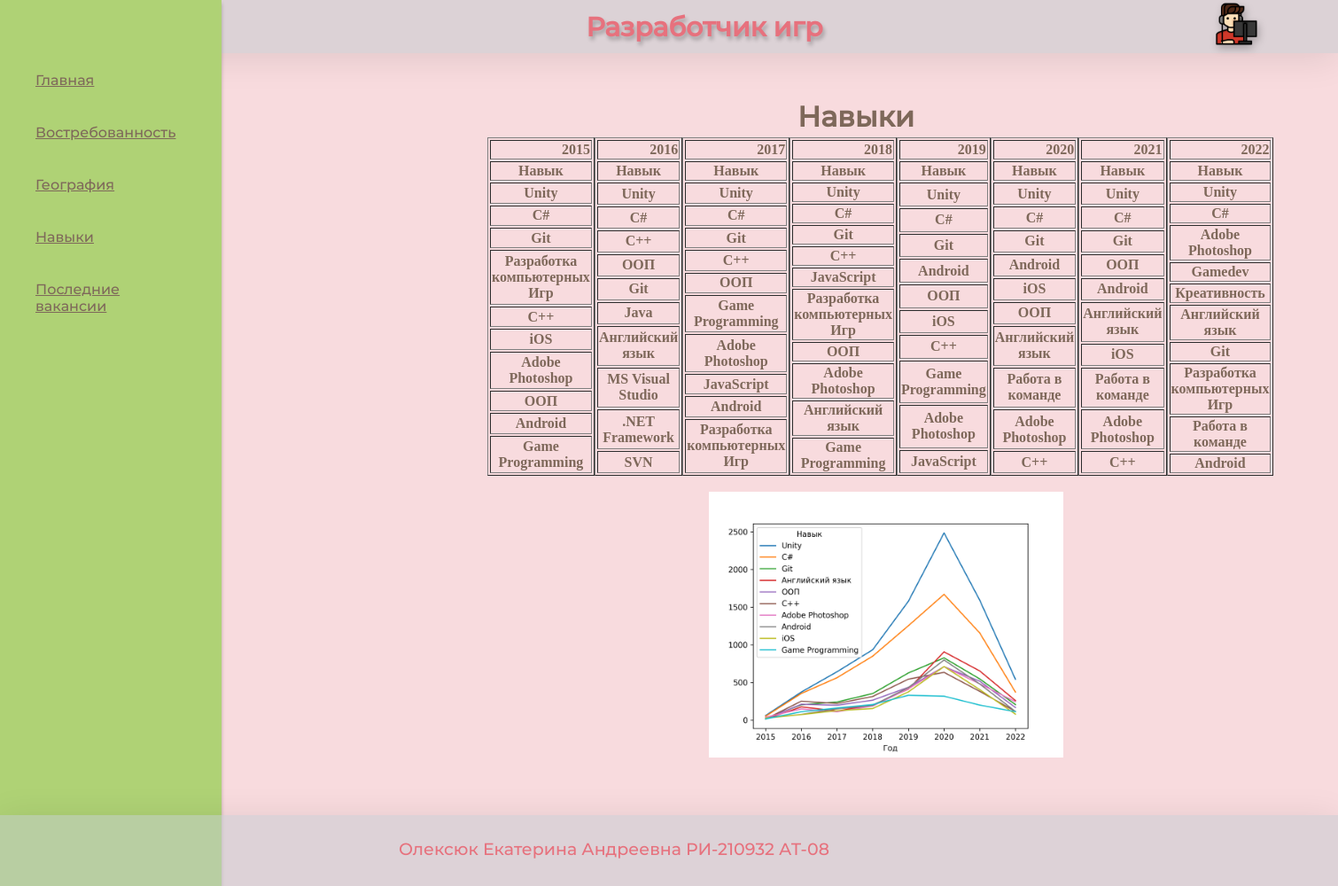
Screenshot of /skills/ with the database file from the repository.
### templates_files/models.py (models this page shows)
class Navigation(models.Model):
    title = models.TextField(blank=False, verbose_name='Название профессии', max_length=50)
    logo_field = models.ImageField(upload_to='media/', blank = False, verbose_name='Логотип')
    first_menu = models.TextField(blank=False, verbose_name='Первый пункт меню', max_length=25)
    second_menu = models.TextField(blank=False, verbose_name='Второй пункт меню', max_length=25)
    thierd_menu = models.TextField(blank=False, verbose_name='Третий пункт меню', max_length=25)
    fourth_menu = models.TextField(blank=False, verbose_name='Четвертый пункт меню',max_length=25)
    fifth_menu = models.TextField(blank=False, verbose_name='Пятый пункт меню', max_length=25)
    author = models.TextField(blank=False, verbose_name='Автор', max_length=100)

class Skills(models.Model):
    first_title = models.CharField(max_length=50, blank=True, verbose_name='Заголовок для таблицы')
    content = models.TextField(blank=True, verbose_name='Таблица')
    graph = models.ImageField(upload_to='media/', blank=False, verbose_name='График')

### templates_files/views.py (the view)
# urls.py: path('skills/', SkillsPage, name='skills'),
def SkillsPage(request):
    skills_info = Skills.objects.all()
    navigation = Navigation.objects.all()
    context = {'navigation': navigation, 'skills_info': skills_info}
    return render(request, 'Skills.html', context)

### templates/Skills.html (shortened to what this page needs)
{% load static %}
<!DOCTYPE html>
<html lang="ru">
<head>
    <link rel="stylesheet" href="{% static "css/styles.css" %}">
</head>
<body>
{% for nav in navigation %}
    <header>
        <div class="name">{{ nav.title|safe }}</div>
        <img class="logo" src="{{ nav.logo_field.url }}">
    </header>
    <main>
    <div class="body">
    <div class="navigation" style="height: 1000px">
        <nav>
            <ul>
                <li><a href="/">{{ nav.first_menu }}</a></li>
                <li><a href={% url 'demend' %}>{{ nav.second_menu }}</a></li>
                <li><a href={% url 'geography' %}>{{ nav.thierd_menu }}</a></li>
                <li><a href={% url 'skills' %}>{{ nav.fourth_menu }}</a></li>
                <li><a href={% url 'lastVacancy' %}>{{ nav.fifth_menu }}</a></li>
            </ul>
        </nav>
    </div>
{% endfor %}
{% for skills in skills_info %}
    <div class="home_text" style="margin-top: 3%">
        <h1 >{{ skills.first_title }}</h1>
        <div class="tables_skills">
            {{ skills.content|safe }}
        </div>
        <img class="skills_graph" src={{ skills.graph.url }}/>
    </div>
    </div>
{% endfor %}
</main>
{% for navigator in navigation %}
    <footer>
        <div class="foot">{{ navigator.author }}</div>
    </footer>
{% endfor %}
</body>
</html>

### static/css/styles.css (style rules this page uses)
html, body { padding: 0; margin: 0; background: rgba(231, 113, 125, 0.25); }
header { position: absolute; width: 100%; height: 60px; left: 0px; top: 0px; background: rgba(194, 202, 208, 0.5); box-shadow: 0px 5px 40px rgba(0, 0, 0, 0.1); z-index: 99; }
footer { position: fixed; width: 100%; height: 80px; left: 0px; bottom: 0; background: rgba(194, 202, 208, 0.5); box-shadow: 0px 5px 40px rgba(0, 0, 0, 0.1); z-index: 99999999; }
a { color: #7E685A; }
li { list-style-type: none; }
.logo { position: absolute; width: 50px; height: 50px; left: 1370px; top: 2px; filter: drop-shadow(2px 4px 4px rgba(0, 0, 0, 0.25)); }
.name { position: absolute; width: 490px; height: 51px; left: 550px; top: 5px; font-family: 'Font-mon'; font-style: normal; font-weight: 700; font-size: 30px; line-height: 51px; text-align: center; color: #E7717D; text-shadow: 2px 4px 4px rgba(0, 0, 0, 0.25); }
.navigation { justify-content: center; align-items: center; position: absolute; width: 250px; height: 100vh; left: 0px; top: 0px; bottom: 0; z-index: 999999; box-shadow: 0px 4px 4px rgba(0, 0, 0, 0.25); background:#AFD275; }
.navigation ul { color:#7E685A; text-align: left; list-style: none; padding-right: 20%; padding-top: 10%; }
.navigation li { color:#7E685A; margin: 40px 0; font-family: "Font-mon"; font-size: 16px; }
.foot { position: absolute; font-family: 'Font-mon'; font-size: 19px; text-align: center; color: #E7717D; bottom: 30px; left: 450px; }
.home_text { position: absolute; left: 300px; top: 60px; }
.home_text h1 { font-family: 'Font-mon'; width: 600px; color: #7E685A; position: absolute; left: 600px; top: -15px }
.tables_skills { display: flex; flex-direction: row; justify-content: flex-start; position: absolute; left: 250px; top: 50px; }
.tables_skills table { color: #7E685A; }
.skills_graph { position: absolute; width: 400px; height: 300px; left: 500px; top: 450px }

### rows the page displays
Navigation: title "Разработчик игр", logo_field (picture), first_menu "Главная", second_menu "Востребованность", thierd_menu "География", fourth_menu "Навыки", fifth_menu "Последние вакансии", author "Олексюк Екатерина Андреевна РИ-210932 АТ-08"
Skills: first_title "Навыки", content "2015 Навык Unity C# Git Разработка компьютерных Игр C++ iOS Adobe Photoshop ООП Android Game Programming 2016 Навык Unity C# C++ ООП Git Java Английский язык MS Visual Studio .NET Framework SVN 2017 Навык Unity C# Git C++ ООП Game Programming Adobe Photoshop JavaScript Android Разработка компьютерных Игр 2018 Навык Unity C# Git C++ JavaScript Разработка компьютерных Игр ООП Adobe Photoshop Английский язык Game Programming 2019 Навык Unity C# Git Android ООП iOS C++ Game Programming Adobe Photoshop JavaScript 2020 Навык Unity C# Git Android iOS ООП Английский язык Работа в команде Adobe Photoshop C++ 2021 Навык Unity C# Git ООП Android Английский язык iOS Работа в команде Adobe Photoshop C++…", graph (picture)
